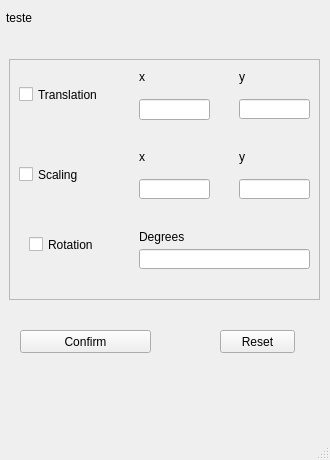
<?xml version="1.0" encoding="UTF-8"?>
<ui version="4.0">
 <class>MainWindow</class>
 <widget class="QMainWindow" name="MainWindow">
  <property name="geometry">
   <rect>
    <x>0</x>
    <y>0</y>
    <width>330</width>
    <height>460</height>
   </rect>
  </property>
  <property name="windowTitle">
   <string>MainWindow</string>
  </property>
  <widget class="QWidget" name="centralwidget">
   <widget class="QLabel" name="objectName">
    <property name="geometry">
     <rect>
      <x>6</x>
      <y>2</y>
      <width>321</width>
      <height>31</height>
     </rect>
    </property>
    <property name="text">
     <string>teste</string>
    </property>
   </widget>
   <widget class="QFrame" name="frame">
    <property name="geometry">
     <rect>
      <x>9</x>
      <y>59</y>
      <width>311</width>
      <height>241</height>
     </rect>
    </property>
    <property name="frameShape">
     <enum>QFrame::StyledPanel</enum>
    </property>
    <property name="frameShadow">
     <enum>QFrame::Raised</enum>
    </property>
    <widget class="QCheckBox" name="translationCheckbox">
     <property name="geometry">
      <rect>
       <x>10</x>
       <y>20</y>
       <width>91</width>
       <height>31</height>
      </rect>
     </property>
     <property name="text">
      <string>Translation</string>
     </property>
    </widget>
    <widget class="QCheckBox" name="scalingCheckbox">
     <property name="geometry">
      <rect>
       <x>10</x>
       <y>90</y>
       <width>71</width>
       <height>51</height>
      </rect>
     </property>
     <property name="text">
      <string>Scaling</string>
     </property>
    </widget>
    <widget class="QCheckBox" name="rotationCheckbox">
     <property name="geometry">
      <rect>
       <x>20</x>
       <y>170</y>
       <width>71</width>
       <height>31</height>
      </rect>
     </property>
     <property name="text">
      <string>Rotation</string>
     </property>
    </widget>
    <widget class="QLineEdit" name="lineEdit">
     <property name="geometry">
      <rect>
       <x>130</x>
       <y>40</y>
       <width>71</width>
       <height>21</height>
      </rect>
     </property>
    </widget>
    <widget class="QLineEdit" name="lineEdit_2">
     <property name="geometry">
      <rect>
       <x>230</x>
       <y>40</y>
       <width>71</width>
       <height>20</height>
      </rect>
     </property>
    </widget>
    <widget class="QLabel" name="label">
     <property name="geometry">
      <rect>
       <x>130</x>
       <y>10</y>
       <width>71</width>
       <height>16</height>
      </rect>
     </property>
     <property name="text">
      <string>x</string>
     </property>
    </widget>
    <widget class="QLabel" name="label_2">
     <property name="geometry">
      <rect>
       <x>230</x>
       <y>10</y>
       <width>71</width>
       <height>16</height>
      </rect>
     </property>
     <property name="text">
      <string>y</string>
     </property>
    </widget>
    <widget class="QLineEdit" name="lineEdit_3">
     <property name="geometry">
      <rect>
       <x>130</x>
       <y>190</y>
       <width>171</width>
       <height>20</height>
      </rect>
     </property>
    </widget>
    <widget class="QLabel" name="label_3">
     <property name="geometry">
      <rect>
       <x>130</x>
       <y>170</y>
       <width>71</width>
       <height>16</height>
      </rect>
     </property>
     <property name="text">
      <string>Degrees</string>
     </property>
    </widget>
    <widget class="QLineEdit" name="lineEdit_4">
     <property name="geometry">
      <rect>
       <x>130</x>
       <y>120</y>
       <width>71</width>
       <height>20</height>
      </rect>
     </property>
    </widget>
    <widget class="QLineEdit" name="lineEdit_5">
     <property name="geometry">
      <rect>
       <x>230</x>
       <y>120</y>
       <width>71</width>
       <height>20</height>
      </rect>
     </property>
    </widget>
    <widget class="QLabel" name="label_4">
     <property name="geometry">
      <rect>
       <x>230</x>
       <y>90</y>
       <width>71</width>
       <height>16</height>
      </rect>
     </property>
     <property name="text">
      <string>y</string>
     </property>
    </widget>
    <widget class="QLabel" name="label_5">
     <property name="geometry">
      <rect>
       <x>130</x>
       <y>90</y>
       <width>71</width>
       <height>16</height>
      </rect>
     </property>
     <property name="text">
      <string>x</string>
     </property>
    </widget>
   </widget>
   <widget class="QPushButton" name="confirmTransformButton">
    <property name="geometry">
     <rect>
      <x>20</x>
      <y>330</y>
      <width>131</width>
      <height>23</height>
     </rect>
    </property>
    <property name="text">
     <string>Confirm</string>
    </property>
   </widget>
   <widget class="QPushButton" name="resetTransformButton">
    <property name="geometry">
     <rect>
      <x>220</x>
      <y>330</y>
      <width>75</width>
      <height>23</height>
     </rect>
    </property>
    <property name="text">
     <string>Reset</string>
    </property>
   </widget>
  </widget>
  <widget class="QMenuBar" name="menubar">
   <property name="geometry">
    <rect>
     <x>0</x>
     <y>0</y>
     <width>330</width>
     <height>22</height>
    </rect>
   </property>
  </widget>
  <widget class="QStatusBar" name="statusbar"/>
 </widget>
 <resources/>
 <connections/>
</ui>
